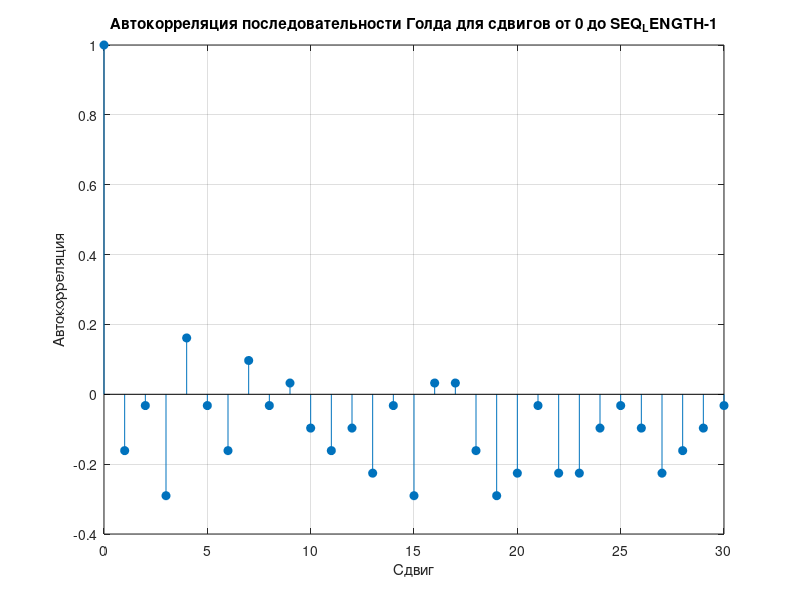

MATLAB code to generate this figure:
N = 5;
SEQ_LENGTH = 2^N - 1;

x = 18;  % 0b10010
y = 10;  % 0b01010

% Функция вычисления автокорреляции
function correlation = autocorr(x, y, length)
parity = 0;
disparity = 0;
for i = 1:length
    if bitget(x, i) == bitget(y, i)
        parity = parity + 1;
    else
        disparity = disparity + 1;
    end
end
correlation = (parity - disparity) / length;
end

% Функция генерации последовательности Голда
function res = Gold_sequence(x, y, N, SEQ_LENGTH)
res = 0;
for i = 1:SEQ_LENGTH
    x_feedback = mod(bitget(x, 4) + bitget(x, 2), 2);
    y_feedback = mod(bitget(y, 3) + bitget(y, 2), 2);
    
    res = bitset(res, SEQ_LENGTH - i + 1, mod(bitget(x, 1) + bitget(y, 1), 2));
    
    x = bitshift(x, -1) + (x_feedback * 2^(N - 1));
    y = bitshift(y, -1) + (y_feedback * 2^(N - 1));
end
end

function shifted = shift_seq(x, length)
shifted = bitshift(x, -1);
shifted = bitor(shifted, bitget(x, 1) * 2^(length - 1));
end

gold_seq = Gold_sequence(x, y, N, SEQ_LENGTH);

auto_corr_values = zeros(1, SEQ_LENGTH);

for shift = 0:SEQ_LENGTH-1
    shifted_seq = bitshift(gold_seq, shift);
    auto_corr_values(shift + 1) = autocorr(gold_seq, shifted_seq, SEQ_LENGTH);
end

disp('Корреляции со сдвигами от 0 до SEQ_LENGTH-1:');
disp(auto_corr_values);

% Визуализация автокорреляции
figure;
stem(0:SEQ_LENGTH-1, auto_corr_values, 'filled');
title('Автокорреляция последовательности Голда для сдвигов от 0 до SEQ_LENGTH-1');
xlabel('Сдвиг');
ylabel('Автокорреляция');
grid on;
